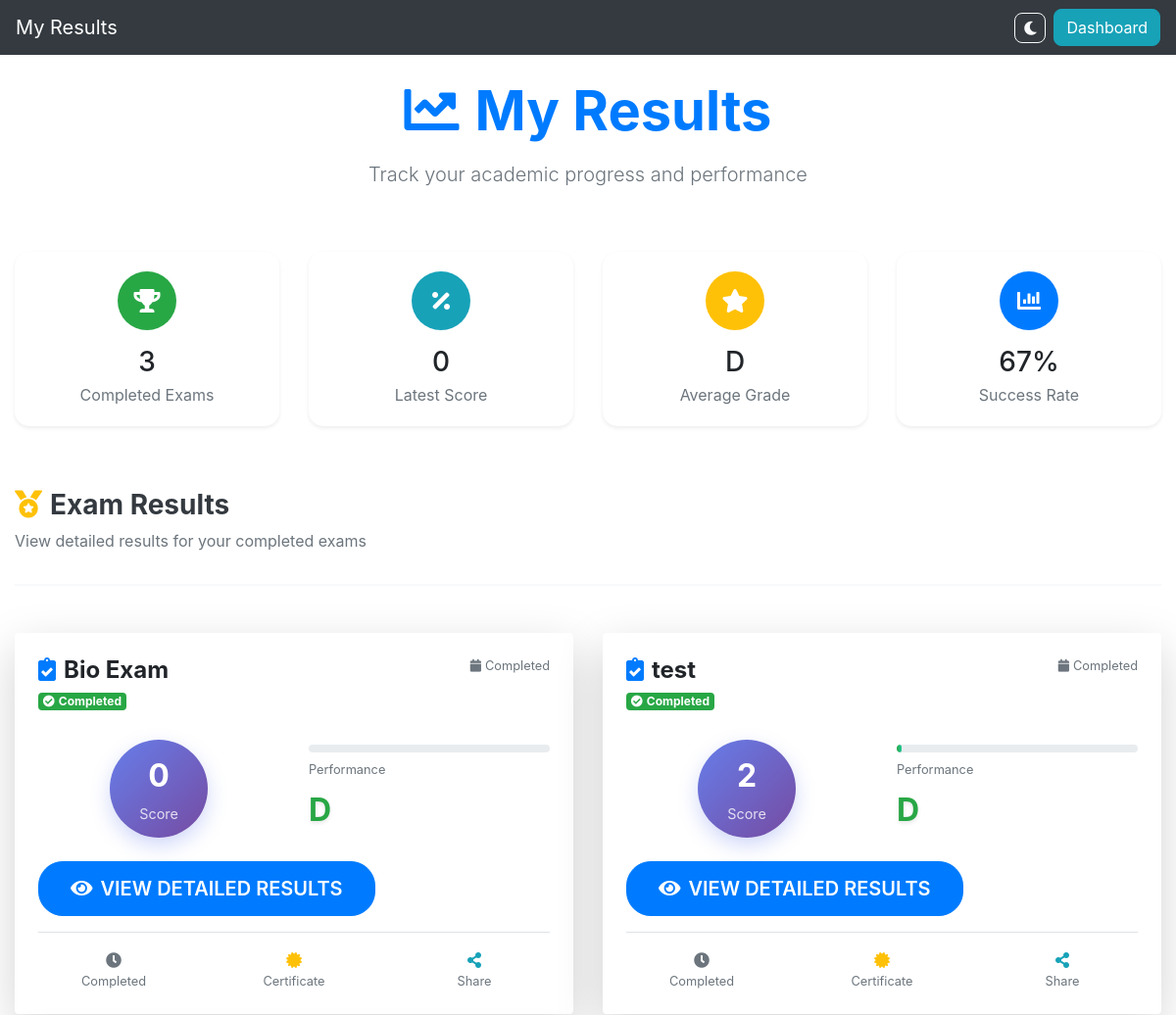
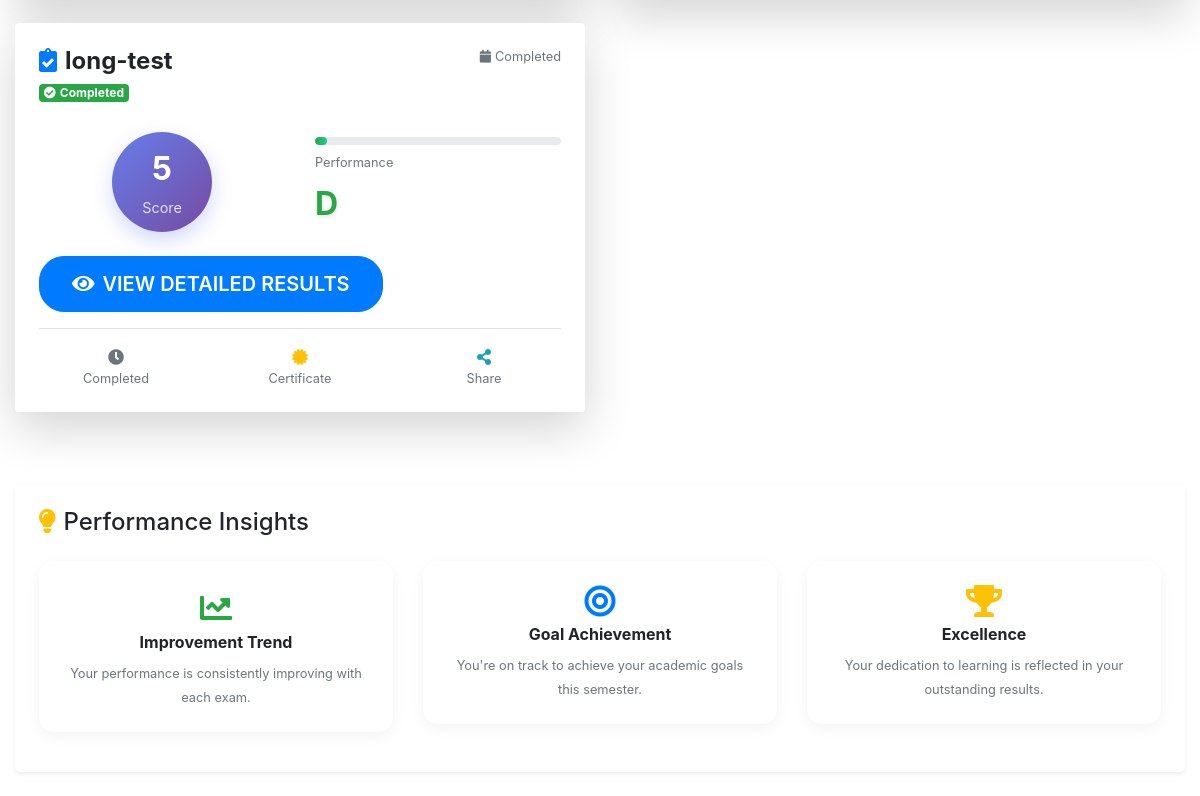
/student/results/ (signed in), run on an earlier commit of the app's database (2 pictures, top to bottom).
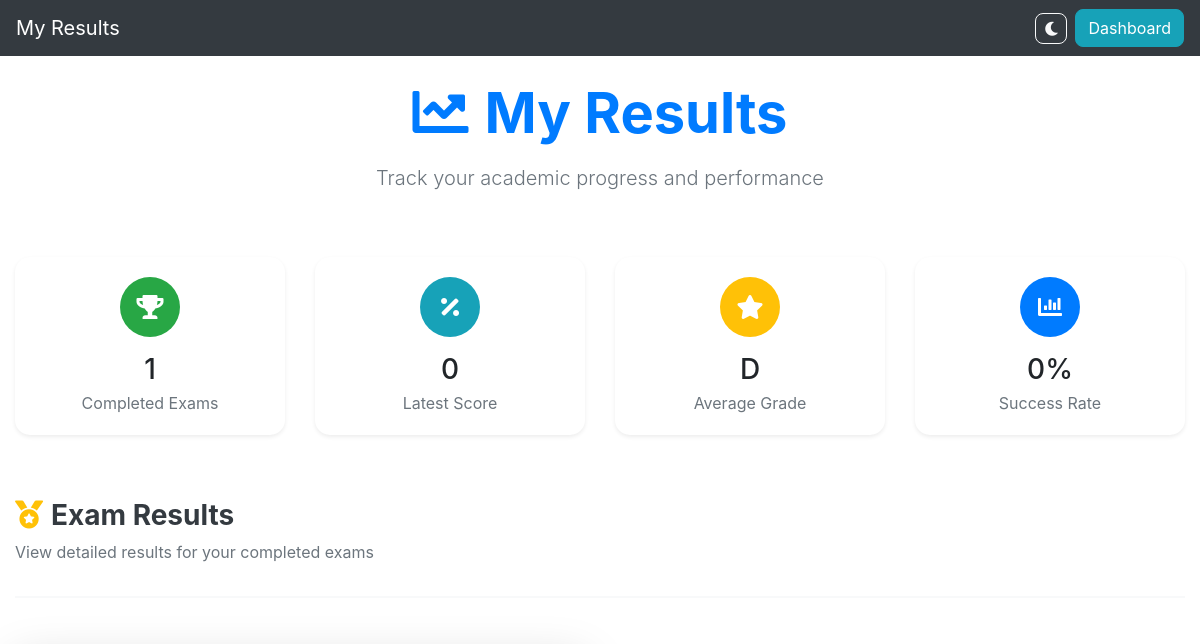
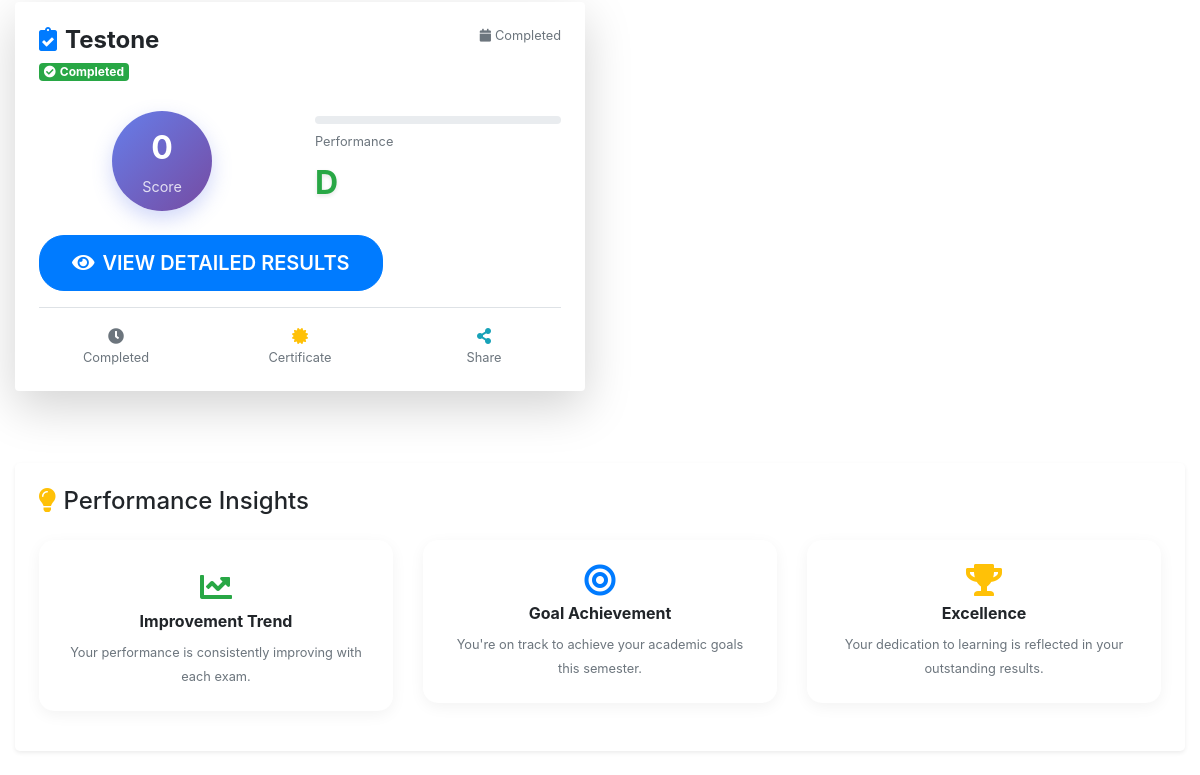
And on a later commit of the database (2 pictures, top to bottom).
### student/models.py (models this page shows, shortened)
class StuExam_DB(models.Model):
    student = models.ForeignKey(User, limit_choices_to={'groups__name': "Student"}, on_delete=models.CASCADE, null=True)
    examname = models.CharField(max_length=100)
    qpaper = models.ForeignKey(Question_Paper, on_delete=models.CASCADE, null=True)
    questions = models.ManyToManyField(Stu_Question)
    score = models.IntegerField(default=0)
    completed = models.IntegerField(default=0)
    total_marks_possible = models.IntegerField(default=0, help_text="Total marks possible for this exam")
    percentage = models.FloatField(default=0.0, help_text="Percentage score")
    started_at = models.DateTimeField(auto_now_add=True, null=True, blank=True)
    completed_at = models.DateTimeField(null=True, blank=True)
    time_taken = models.DurationField(null=True, blank=True, help_text="Time taken to complete the exam")
    is_graded = models.BooleanField(default=False, help_text="Whether the exam has been graded")
    class Meta:
        verbose_name = "Student Exam"
        verbose_name_plural = "Student Exams"
        ordering = ['-completed_at', '-started_at']

### student/views/result.py (the view, shortened to what this page needs)
# urls.py: path('results', results.Results.as_view(), name='results'),
def results(request):
    student = request.user
    studentGroup = Special_Students.objects.filter(students=student) # type: ignore
    studentExamList = StuExam_DB.objects.filter(student=student, completed=1) # type: ignore
    completed_count = studentExamList.count()
    latest_exam = studentExamList.order_by('-completed_at', '-started_at').first()
    latest_score = latest_exam.score if latest_exam else 0
    totals = studentExamList.aggregate(total_score=models.Sum('score'), total_max=models.Sum('total_marks_possible'))
    total_score_sum = totals.get('total_score') or 0
    total_max_sum = totals.get('total_max') or 0
    average_percentage = int(round((total_score_sum / total_max_sum) * 100)) if total_max_sum else 0
    def pct_to_grade(p):
        if p >= 90:
            return 'A+'
        if p >= 80:
            return 'A'
        if p >= 70:
            return 'B'
        if p >= 60:
            return 'C'
        return 'D'
    average_grade = pct_to_grade(average_percentage)
    success_rate = int(round((studentExamList.filter(score__gte=1).count() / completed_count) * 100)) if completed_count else 0
    return render(request, 'student/result/results.html', {
        'student': student,
        'paper': studentExamList,
        'completed_count': completed_count,
        'latest_score': latest_score,
        'average_grade': average_grade,
        'success_rate': success_rate,
    })

### student/templates/student/result/results.html (shortened to what the changed rows need)
{% extends 'student/base/base.html' %}
{% load static %}
{% block body %}
<div class="container-fluid py-4">
    <div class="row mb-5">
        <div class="col-12 text-center">
            <h1 class="display-4 font-weight-bold text-primary mb-3">
                <i class="fas fa-chart-line mr-3"></i>My Results
            </h1>
        </div>
    </div>
    <div class="row mb-5">
        <div class="col-md-3 col-sm-6 mb-3">
            <div class="card stats-card h-100 border-0 shadow-sm">
                <div class="card-body text-center">
                    <div class="stats-icon bg-success">
                        <i class="fas fa-trophy text-white"></i>
                    </div>
                    <h3 class="mt-3 mb-1">{{ completed_count }}</h3>
                    <p class="text-muted mb-0">Completed Exams</p>
                </div>
            </div>
        </div>
        <div class="col-md-3 col-sm-6 mb-3">
            <div class="card stats-card h-100 border-0 shadow-sm">
                <div class="card-body text-center">
                    <div class="stats-icon bg-primary">
                        <i class="fas fa-chart-bar text-white"></i>
                    </div>
                    <h3 class="mt-3 mb-1">{{ success_rate|default:0 }}%</h3>
                    <p class="text-muted mb-0">Success Rate</p>
                </div>
            </div>
        </div>
    </div>
    <div class="row mb-4">
        <div class="col-12">
            <div class="section-header mb-4">
                <h2 class="h3 font-weight-bold text-dark">
                    <i class="fas fa-medal text-warning mr-2"></i>Exam Results
                </h2>
            </div>
        </div>
    </div>
    <div class="row">
        {% for i in paper %}
            {% if i.completed == 1 %}
            <div class="col-lg-6 col-md-12 mb-4">
                <div class="result-card">
                    <div class="card border-0 shadow-lg h-100">
                        <div class="card-body p-4">
                            <div class="d-flex justify-content-between align-items-start mb-4">
                                <div>
                                    <h4 class="card-title mb-2 font-weight-bold">
                                        <i class="fas fa-clipboard-check text-primary mr-2"></i>{{ i.examname }}
                                    </h4>
                                    <span class="badge badge-success badge-lg">
                                        <i class="fas fa-check-circle mr-1"></i>Completed
                                    </span>
                                </div>
                                <small class="text-muted"><i class="fas fa-calendar mr-1"></i>Completed</small>
                            </div>
                            <div class="score-section mb-4">
                                <div class="row align-items-center">
                                    <div class="col-6 text-center">
                                        <div class="score-circle-large">
                                            <div class="score-number-large">{{ i.score|default:0 }}</div>
                                            <div class="score-label-large">Score</div>
                                        </div>
                                    </div>
                                    <div class="col-6">
                                        <div class="performance-indicators">
                                            <div class="performance-bar mb-2">
                                                <div class="performance-fill" data-width="{{ i.score|default:0 }}"></div>
                                            </div>
                                            <small class="text-muted d-block mb-2">Performance</small>
                                            <div class="grade-display">
                                                <span class="grade-letter">
                                                    {% if i.score >= 90 %}A+{% elif i.score >= 80 %}A{% elif i.score >= 70 %}B{% elif i.score >= 60 %}C{% else %}D{% endif %}
                                                </span>
                                            </div>
                                        </div>
                                    </div>
                                </div>
                            </div>
                            <div class="result-actions">
                                <form method="POST" class="d-inline-block">
                                    <button type="submit" class="btn btn-primary btn-lg result-btn">
                                        <i class="fas fa-eye mr-2"></i>View Detailed Results
                                    </button>
                                </form>
                            </div>
                            <div class="result-meta mt-3 pt-3 border-top">
                                <div class="row text-center">
                                    <div class="col-4">
                                        <i class="fas fa-clock text-muted"></i>
                                        <small class="d-block text-muted">Completed</small>
                                    </div>
                                    <div class="col-4">
                                        <i class="fas fa-certificate text-warning"></i>
                                        <small class="d-block text-muted">Certificate</small>
                                    </div>
                                    <div class="col-4">
                                        <i class="fas fa-share-alt text-info"></i>
                                        <small class="d-block text-muted">Share</small>
                                    </div>
                                </div>
                            </div>
                        </div>
                    </div>
                </div>
            </div>
            {% endif %}
        {% endfor %}
    </div>
</div>
{% endblock body %}

What changed in the data, as far as the page shows it:
removed StuExam_DB: examname "Bio Exam", score "0", shows "D"
removed StuExam_DB: examname "test", score "2", shows "D"
removed StuExam_DB: examname "long-test", score "5", shows "D"
added StuExam_DB: examname "Testone", score "0", shows "D"
Also different on the page:
{{ completed_count }}: "3" → "1"
{{ success_rate|default:0 }}: "67" → "0"
